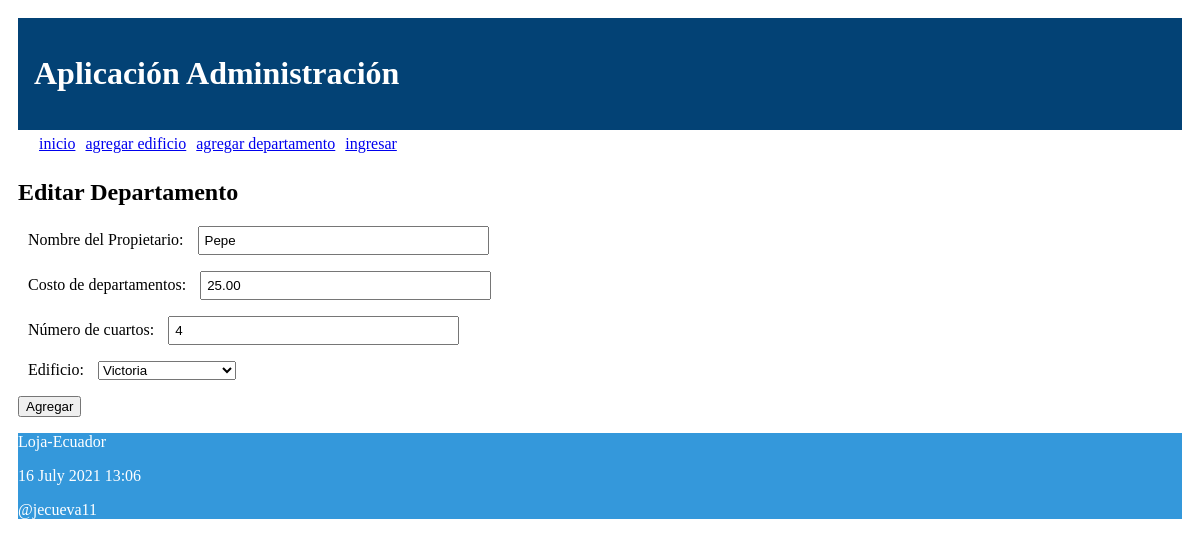
Screenshot of /editar_departamento/38 with the database file from the repository.
### administrativo/models.py (models this page shows, shortened)
class Departamento(models.Model):
    nombre_prop = models.CharField("Nombre del Propietario", max_length=100)
    costo_depart = models.DecimalField("Costo de departamentos", max_digits=100, decimal_places=2)
    numero_cuartos = models.IntegerField("Número de cuartos")
    edificio = models.ForeignKey(Edificio, on_delete=models.CASCADE,
            related_name="edificios")

### administrativo/views.py (the view)
# urls.py: path('editar_departamento/<int:id>', views.editar_departamento,
def editar_departamento(request, id):
    departamento = Departamento.objects.get(pk=id)
    if request.method=='POST':
        formulario = DepartamentoForm(request.POST, instance=departamento)
        print(formulario.errors)
        if formulario.is_valid():
            formulario.save()
            return redirect(index)
    else:
        formulario = DepartamentoForm(instance=departamento)
    diccionario = {'formulario': formulario}
    return render(request, 'editarDepartamento.html', diccionario)

### administrativo/forms.py
class DepartamentoForm(ModelForm):
    class Meta:
        model = Departamento
        fields = ['nombre_prop', 'costo_depart', 'numero_cuartos', 'edificio']

### administrativo/models.py (called while the page is built)
    def __str__(self):
        return "%s " % (self.nombre)

### administrativo/templates/editarDepartamento.html (shortened to what this page needs)
{% extends "master.html" %}
{% block content %}
<h2>Editar Departamento</h3>
<form action="" method="post">
  {{formulario.as_p}}
  <p><input type='submit' value='Agregar'/></p>
</form>
{% endblock %}

### administrativo/static/css/estilos.css (style rules this page uses)
body { background: white; padding: 10px; }
input[type=text], input[type=number] { width: 25%; padding: 5px 5px; box-sizing: border-box; }
label { padding: 12px 10px; }

### rows the page displays
Departamento: nombre_prop "Pepe", costo_depart "25.00", numero_cuartos "4", edificio "Victoria"
